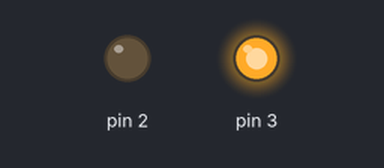
This sketch was run on a simulated Arduino Uno, built with avr-gcc and run on an emulated ATmega328P. Parts: output pins drawn as LEDs (lit = HIGH).

Above: at 15.0 s.
At 45.0 s:
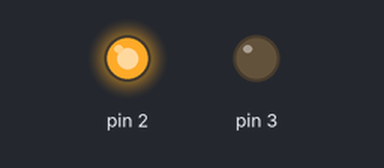
Timing chart, 0 to 78.0 s (numbered marks = the images above):
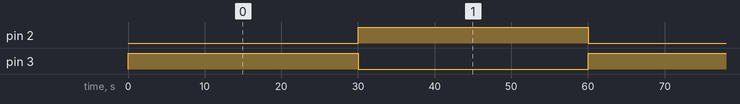

Measured:
- by itself, pin 2, pin 3: alternates HIGH for 30.0 s and LOW for 30.0 s

The sketch:

relay.ino
```cpp
// defines pins numbers


// defines variables

int d = 30000;


void setup() {
pinMode(2,OUTPUT);
pinMode(3,OUTPUT);
Serial.begin(9600);
}

void loop() {
fanOn();
}

void fanOn()
{
digitalWrite(2,LOW);
digitalWrite(3,HIGH);
delay(d);
digitalWrite(3,LOW);
digitalWrite(2,HIGH);
delay(d);
}
```
